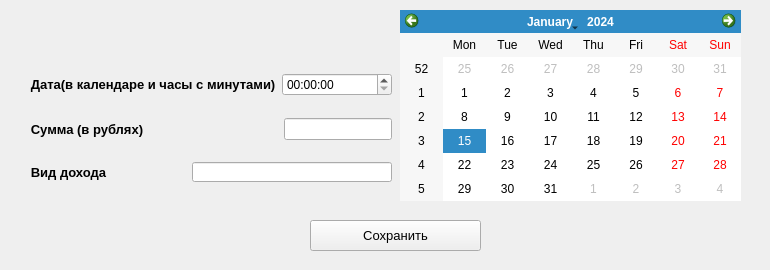
<?xml version="1.0" encoding="UTF-8"?>
<ui version="4.0">
 <class>AddFromIncome</class>
 <widget class="QWidget" name="AddFromIncome">
  <property name="geometry">
   <rect>
    <x>0</x>
    <y>0</y>
    <width>770</width>
    <height>270</height>
   </rect>
  </property>
  <property name="sizePolicy">
   <sizepolicy hsizetype="Fixed" vsizetype="Fixed">
    <horstretch>0</horstretch>
    <verstretch>0</verstretch>
   </sizepolicy>
  </property>
  <property name="minimumSize">
   <size>
    <width>770</width>
    <height>270</height>
   </size>
  </property>
  <property name="maximumSize">
   <size>
    <width>770</width>
    <height>270</height>
   </size>
  </property>
  <property name="windowTitle">
   <string>Добавление дохода</string>
  </property>
  <widget class="QPushButton" name="AddIncomeButtonSave">
   <property name="geometry">
    <rect>
     <x>310</x>
     <y>220</y>
     <width>171</width>
     <height>31</height>
    </rect>
   </property>
   <property name="sizePolicy">
    <sizepolicy hsizetype="Preferred" vsizetype="Preferred">
     <horstretch>0</horstretch>
     <verstretch>0</verstretch>
    </sizepolicy>
   </property>
   <property name="minimumSize">
    <size>
     <width>0</width>
     <height>0</height>
    </size>
   </property>
   <property name="font">
    <font>
     <pointsize>10</pointsize>
    </font>
   </property>
   <property name="text">
    <string>Сохранить</string>
   </property>
  </widget>
  <widget class="QWidget" name="layoutWidget">
   <property name="geometry">
    <rect>
     <x>20</x>
     <y>10</y>
     <width>372</width>
     <height>191</height>
    </rect>
   </property>
   <layout class="QVBoxLayout" name="verticalLayout">
    <item>
     <widget class="QLabel" name="labelEditErrorIncome">
      <property name="sizePolicy">
       <sizepolicy hsizetype="Fixed" vsizetype="Fixed">
        <horstretch>0</horstretch>
        <verstretch>0</verstretch>
       </sizepolicy>
      </property>
      <property name="minimumSize">
       <size>
        <width>370</width>
        <height>25</height>
       </size>
      </property>
      <property name="maximumSize">
       <size>
        <width>370</width>
        <height>25</height>
       </size>
      </property>
      <property name="font">
       <font>
        <pointsize>12</pointsize>
        <weight>75</weight>
        <bold>true</bold>
        <stylestrategy>NoAntialias</stylestrategy>
       </font>
      </property>
      <property name="contextMenuPolicy">
       <enum>Qt::ActionsContextMenu</enum>
      </property>
      <property name="toolTipDuration">
       <number>0</number>
      </property>
      <property name="text">
       <string/>
      </property>
      <property name="alignment">
       <set>Qt::AlignCenter</set>
      </property>
     </widget>
    </item>
    <item>
     <layout class="QHBoxLayout" name="horizontalLayout">
      <item>
       <widget class="QLabel" name="label">
        <property name="font">
         <font>
          <pointsize>10</pointsize>
          <weight>75</weight>
          <italic>false</italic>
          <bold>true</bold>
          <underline>false</underline>
         </font>
        </property>
        <property name="text">
         <string>   Дата(в календаре и часы с минутами)</string>
        </property>
       </widget>
      </item>
      <item>
       <widget class="QTimeEdit" name="timeEdit"/>
      </item>
     </layout>
    </item>
    <item>
     <layout class="QHBoxLayout" name="horizontalLayout_2">
      <item>
       <widget class="QLabel" name="label_2">
        <property name="font">
         <font>
          <pointsize>10</pointsize>
          <weight>75</weight>
          <bold>true</bold>
         </font>
        </property>
        <property name="text">
         <string>   Сумма (в рублях)</string>
        </property>
       </widget>
      </item>
      <item>
       <widget class="QLineEdit" name="lineEdit">
        <property name="sizePolicy">
         <sizepolicy hsizetype="Fixed" vsizetype="Fixed">
          <horstretch>0</horstretch>
          <verstretch>0</verstretch>
         </sizepolicy>
        </property>
       </widget>
      </item>
     </layout>
    </item>
    <item>
     <layout class="QHBoxLayout" name="horizontalLayout_3">
      <item>
       <widget class="QLabel" name="label_3">
        <property name="font">
         <font>
          <pointsize>10</pointsize>
          <weight>75</weight>
          <bold>true</bold>
         </font>
        </property>
        <property name="text">
         <string>   Вид дохода</string>
        </property>
       </widget>
      </item>
      <item>
       <widget class="QLineEdit" name="lineEdit_2">
        <property name="sizePolicy">
         <sizepolicy hsizetype="Fixed" vsizetype="Fixed">
          <horstretch>0</horstretch>
          <verstretch>0</verstretch>
         </sizepolicy>
        </property>
        <property name="minimumSize">
         <size>
          <width>200</width>
          <height>20</height>
         </size>
        </property>
        <property name="maximumSize">
         <size>
          <width>200</width>
          <height>20</height>
         </size>
        </property>
       </widget>
      </item>
     </layout>
    </item>
   </layout>
  </widget>
  <widget class="QCalendarWidget" name="calendarWidget">
   <property name="geometry">
    <rect>
     <x>400</x>
     <y>10</y>
     <width>341</width>
     <height>191</height>
    </rect>
   </property>
  </widget>
 </widget>
 <resources/>
 <connections/>
</ui>
